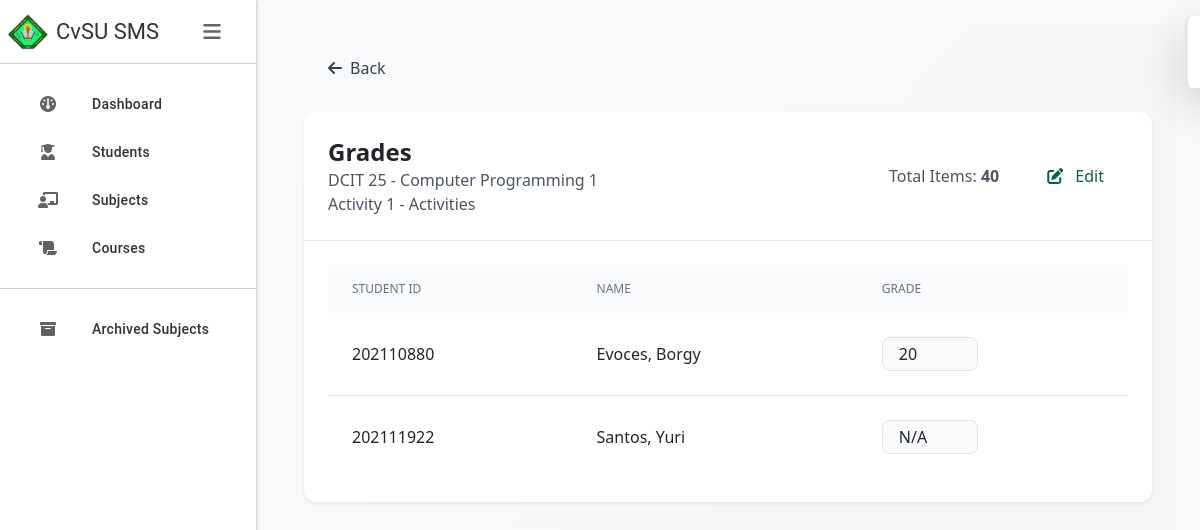
Page /activities/20/grades/ on the committed database.
### SMSapp/models.py (models this page shows, shortened)
class Activity(models.Model):
    activity_id = models.AutoField(primary_key=True)
    subject = models.ForeignKey(Subject, on_delete=models.CASCADE)
    activity_name = models.CharField(max_length=100)
    activity_type = models.CharField(max_length=50)
    total_items = models.IntegerField()

class Subject(models.Model):
    SEMESTER_CHOICES = [
        (1, '1st Semester'),
        (2, '2nd Semester'),
        (3, 'Summer'),
    ]
    subject_code = models.CharField(max_length=20, primary_key=True)
    subject_title = models.CharField(max_length=100)
    course = models.ForeignKey(Course, on_delete=models.CASCADE, null=True, blank=True)  # Make course optional
    school_year = models.CharField(max_length=20)
    semester = models.PositiveSmallIntegerField(choices=SEMESTER_CHOICES)
    year_level = models.PositiveSmallIntegerField()
    section = models.CharField(max_length=20)
    archive = models.BooleanField(default=False)
    archived = models.BooleanField(default=False)
    is_active = models.BooleanField(default=True)
    archived_date = models.DateTimeField(null=True, blank=True)
    class Meta:
        ordering = ['subject_code']

class StudentSubjectEnrollment(models.Model):
    student = models.ForeignKey(Student, on_delete=models.CASCADE)
    subject = models.ForeignKey(Subject, on_delete=models.CASCADE)

class Student(models.Model):
    student_id = models.CharField(max_length=20, primary_key=True)
    last_name = models.CharField(max_length=50)
    first_name = models.CharField(max_length=50)
    middle_name = models.CharField(max_length=50, blank=True, null=True)
    course = models.ForeignKey(Course, on_delete=models.SET_NULL, null=True)
    year_level = models.PositiveSmallIntegerField()
    section = models.CharField(max_length=20)
    date_added = models.DateTimeField(auto_now_add=True)
    objects = StudentManager()

### SMSapp/views.py (the view)
# urls.py: path('activities/<int:activity_id>/grades/', views.grades, name='grades'),
def grades(request, activity_id):
    activity = Activity.objects.select_related('subject').get(activity_id=activity_id)
    enrollments = StudentSubjectEnrollment.objects.filter(
        subject=activity.subject
    ).select_related('student').annotate(
        grade=models.Subquery(
            Grade.objects.filter(
                student=models.OuterRef('student'),
                activity=activity
            ).values('student_grade')[:1]
        )
    ).order_by('student__last_name', 'student__first_name')  # Order by last name, then first name
    context = {
        'activity': activity,
        'enrollments': enrollments,
    }
    return render(request, 'grades.html', context)

### SMSapp/templates/grades.html (shortened to what this page needs)
{% extends 'base.html' %}
{% load static %}
{% block content %}
<div class="min-h-screen p-6 bg-gradient-to-br from-gray-50 to-gray-100">
    <div class="flex justify-between items-center mb-6">
        <button onclick="history.back()"
                class="inline-flex items-center px-4 py-2 text-gray-700 hover:text-gray-900">
            <i class="fas fa-arrow-left mr-2"></i>
            <span>Back</span>
        </button>
    </div>
    <div class="bg-white rounded-xl shadow-sm">
        <div class="p-6 border-b border-gray-200">
            <div class="flex justify-between items-center">
                <div>
                    <h1 class="text-2xl font-semibold">Grades</h1>
                    <p class="text-gray-600">{{ activity.subject.subject_code }} - {{ activity.subject.subject_title }}</p>
                    <p class="text-gray-600">{{ activity.activity_name }} - {{ activity.activity_type }}</p>
                </div>
                <div class="flex items-center gap-4">
                    <p class="text-gray-600">Total Items: <span class="font-bold">{{ activity.total_items }}</span></p>
                    <button id="editGrades"
                            class="px-4 py-2 text-[#006837] hover:bg-gray-100 rounded-lg transition-colors">
                        <i class="fas fa-edit mr-2"></i>
                        <span>Edit</span>
                    </button>
                </div>
            </div>
        </div>
        <div class="p-6">
            <form id="gradesForm">
                <div class="overflow-x-auto">
                    <table class="min-w-full">
                        <thead class="bg-gray-50">
                            <tr>
                                <th class="px-6 py-3 text-left text-xs font-medium text-gray-500 uppercase">Student ID</th>
                                <th class="px-6 py-3 text-left text-xs font-medium text-gray-500 uppercase">Name</th>
                                <th class="px-6 py-3 text-left text-xs font-medium text-gray-500 uppercase">Grade</th>
                            </tr>
                        </thead>
                        <tbody class="divide-y divide-gray-200">
                            {% for enrollment in enrollments %}
                            <tr>
                                <td class="px-6 py-4">{{ enrollment.student.student_id }}</td>
                                <td class="px-6 py-4">{{ enrollment.student.last_name }}, {{ enrollment.student.first_name }}</td>
                                <td class="px-6 py-4">
                                    <input type="text"
                                           class="grade-input w-24 px-3 py-1 rounded-lg border border-gray-300 focus:ring-2 focus:ring-[#006837]/20 focus:border-[#006837] bg-gray-50"
                                           data-student-id="{{ enrollment.student.student_id }}"
                                           value="{{ enrollment.grade|default:'N/A' }}"
                                           readonly>
                                </td>
                            </tr>
                            {% endfor %}
                        </tbody>
                    </table>
                </div>
            </form>
        </div>
    </div>
</div>
{% endblock %}

### SMSapp/templates/base.html (style rules this page uses)
:root { --gc-primary: #00563F; --gc-secondary: #E6F2EE; --gc-text: #333333; --gc-border: #CCCCCC; --gc-hover: #F5F9F7; --sidebar-width: 256px; --sidebar-collapsed-width: 72px; }
body { background-color: #f9f9f9; overflow-x: hidden; }

### rows in the picture
Activity: subject.subject_code "DCIT 25", subject.subject_title "Computer Programming 1", activity_name "Activity 1", activity_type "Activities", total_items "40"
StudentSubjectEnrollment: student.student_id "202110880", student.last_name "Evoces", student.first_name "Borgy", grade "20"
StudentSubjectEnrollment: student.student_id "202111922", student.last_name "Santos", student.first_name "Yuri", grade "N/A"
